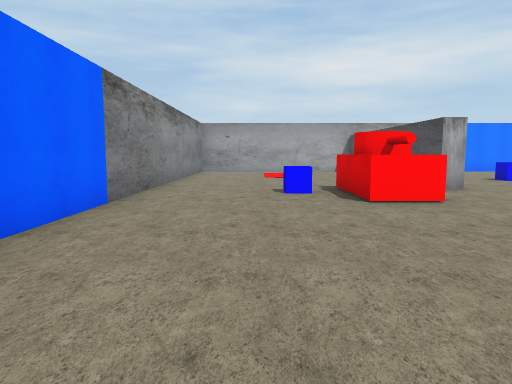
[1] (above)

17 first-person views from a walk through a 3-D level made in the Unity game engine. The camera is 1.5 m above the floor, tilts 6° down and sees 70° across. The floor is counted in squares, 2 m on a side. Each view is taken from the middle of a square. On the plan, view 1 faces up. The plan holds only what a view shows up to about 11 squares ahead; the rest is blank. The player is left out. Some surface patterns are stand-ins.

[2]
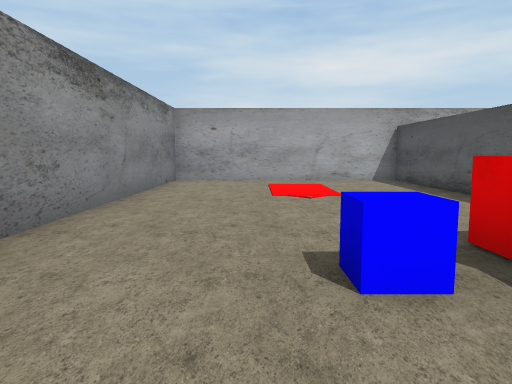

[3]
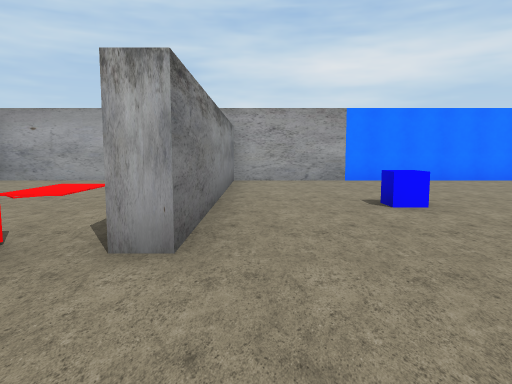

[4]
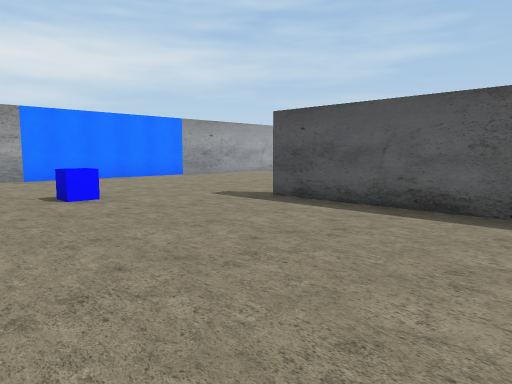

[5]
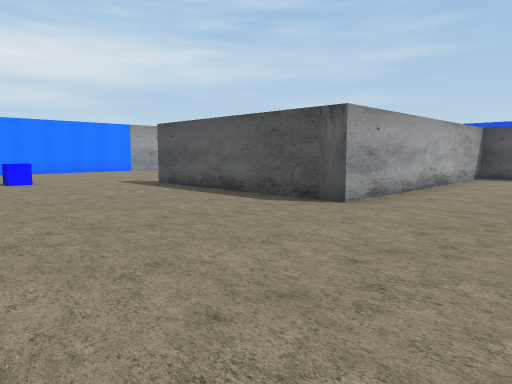

[6]
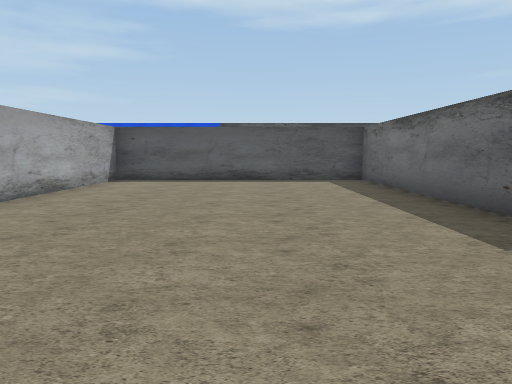

[7]
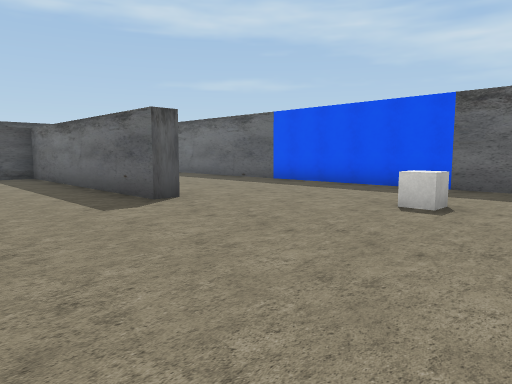

[8]
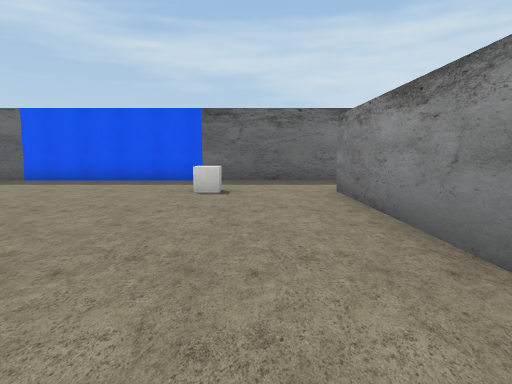

[9]
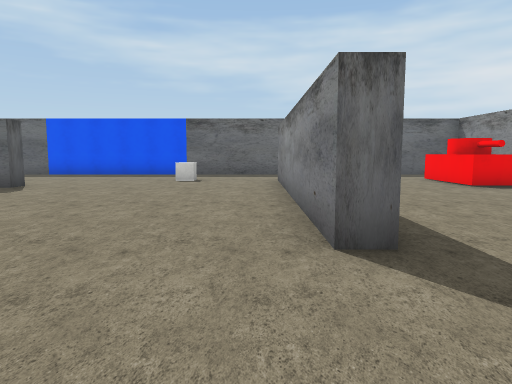

[10]
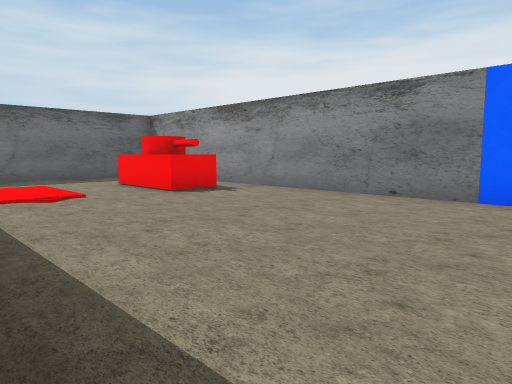

[11]
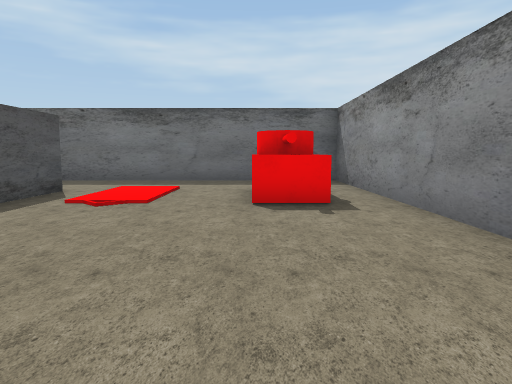

[12]
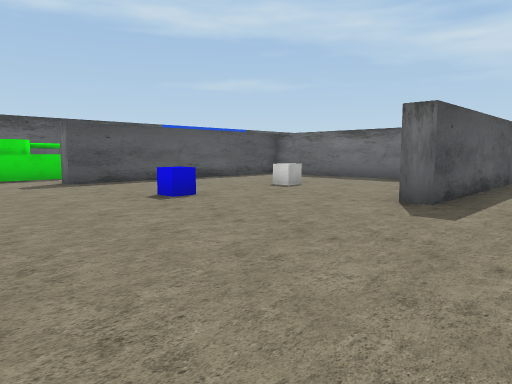

[13]
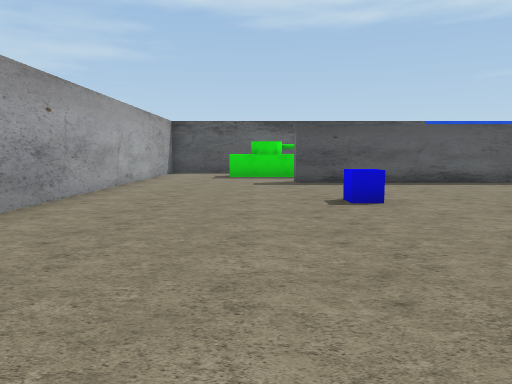

[14]
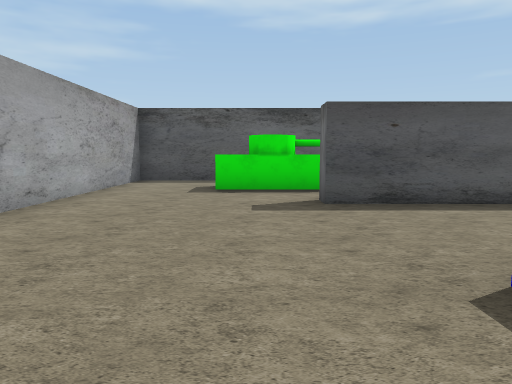

[15]
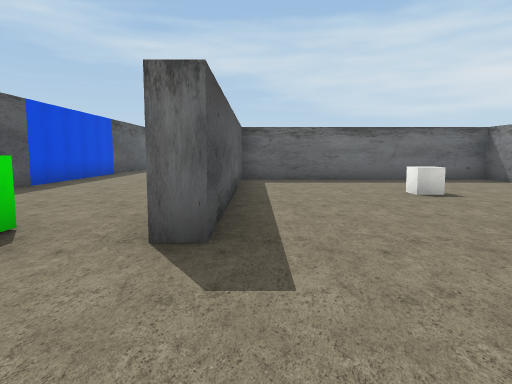

[16]
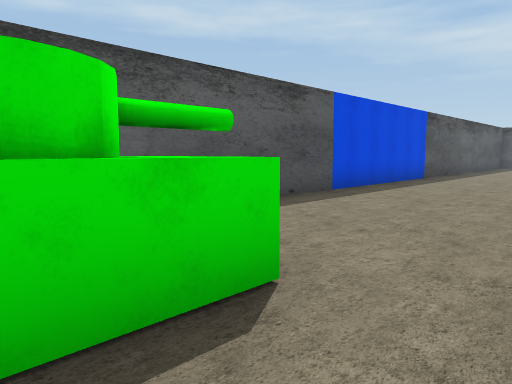

[17]
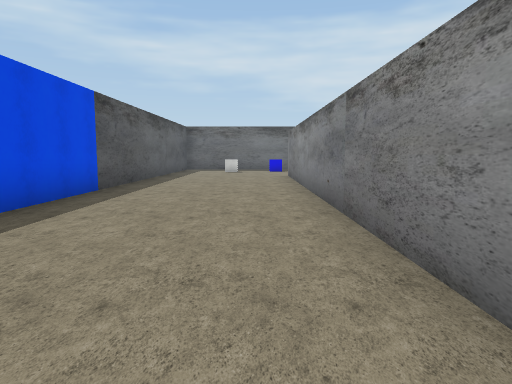

### Floor plan
Points are (right, up) in squares from view 1. A wall is a line through its corners. A room is listed if a view was taken in it or the views show most of it. See-through windows are left out.
Room 1 (views 1, 2, 3, 4, 5, 6, 7, 8, 9, 10, 11, 12, 13, 14, 15, 16, 17)
walls: (10.4, 4.6) (10.4, 3.5) (17.5, 3.5); (3.9, 1.2) (4.4, 1.2) (4.4, -6.4); (3, 5.6) (1.8, 5.6) (1.8, 6.5); (10.4, -4.6) (10.4, -4) (17.4, -4) (17.4, 3) (9.9, 3) (9.9, 8.5) (10.5, 8.5); (1.8, 7.4) (1.8, 8); (17.4, 3.9) (17.4, 11) (18, 11); (17.9, 6.5) (17.9, -2.9); (3.9, -6.4) (3.9, -4.5); (-2.3, 1) (-2.3, -9.3) (13.2, -9.3); (-1.1, -4.3) (0.1, -4.3) (0.1, -5.5); (22.2, -3) (22.2, 15.2) (4.4, 15.2) (4.4, 7.7) (3.9, 7.7) (3.9, 15.2) (-2.3, 15.2) (-2.3, 3.1)
low walls: (7.5, 10.1) (6.9, 10.1) (6.9, 10.6); (13.5, 10) (13.5, 10.6) (14, 10.6); (1.1, 6.9) (0.6, 6.9) (0.6, 7.5)
objects: other object (-1, -6) to (0, -6); other object (2, 7); white cube (7, -6); white cube (14, 7); other object (20, 11); other object (20, 12)

Where each view was taken, in squares from view 1:
view 1: 0 up, 0 right, facing up
view 2: 5 up, 0 right, facing up
view 3: 5 up, 5 right, facing up
view 4: 4 up, 5 right, facing up-right
view 5: 0 up, 5 right, facing up-right
view 6: 1 down, 7 right, facing right
view 7: 1 down, 5 right, facing down-right
view 8: 1 up, 6 right, facing down
view 9: 4 up, 5 right, facing down
view 10: 2 up, 4 right, facing down-left
view 11: 1 up, 0 right, facing down
view 12: 14 up, 8 right, facing down-right
view 13: 12 up, 8 right, facing right
view 14: 12 up, 12 right, facing right
view 15: 14 up, 17 right, facing down
view 16: 12 up, 18 right, facing down-right
view 17: 8 up, 19 right, facing down
